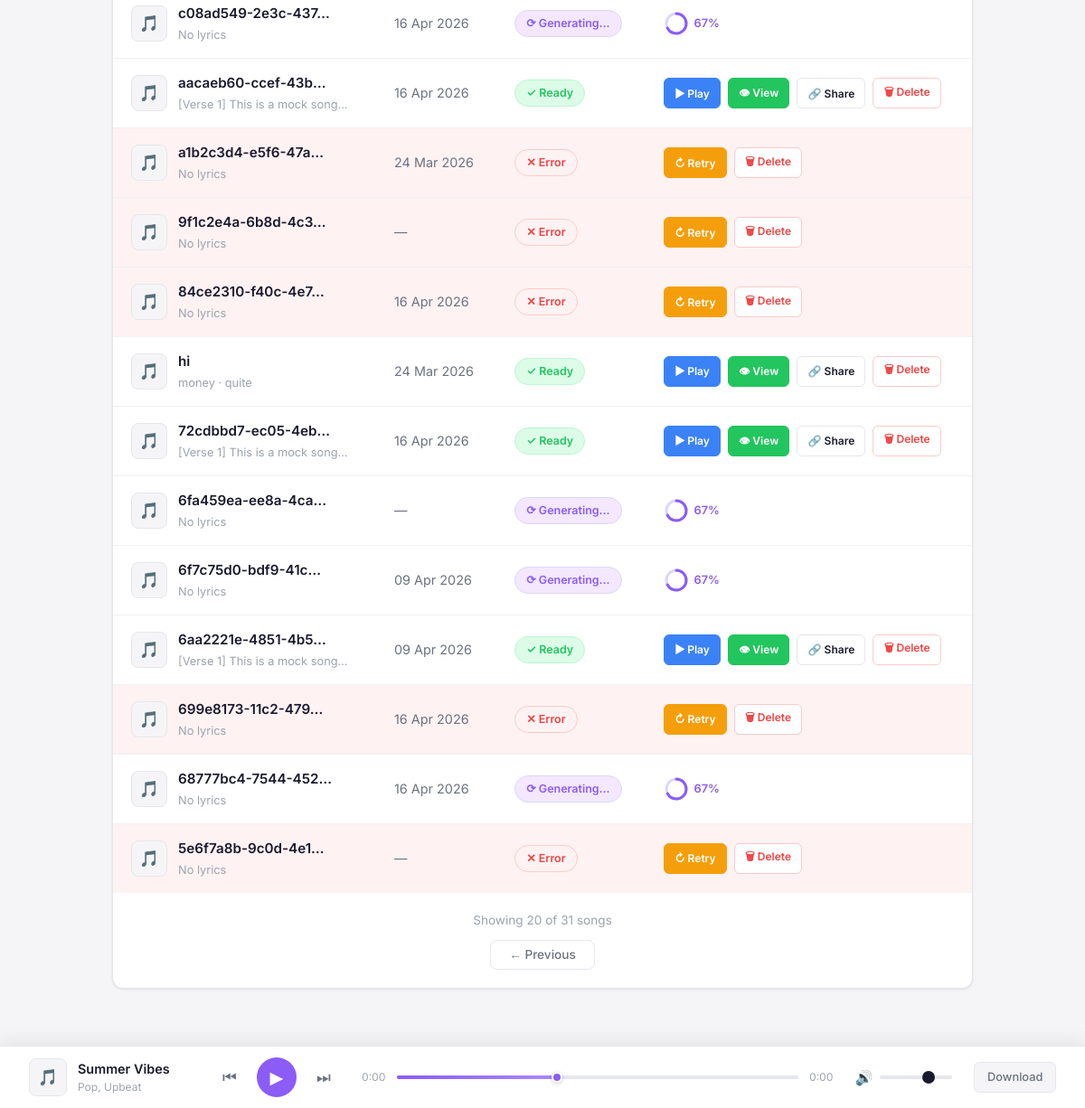
/library/ (lower part), run on an earlier commit of the app's database.
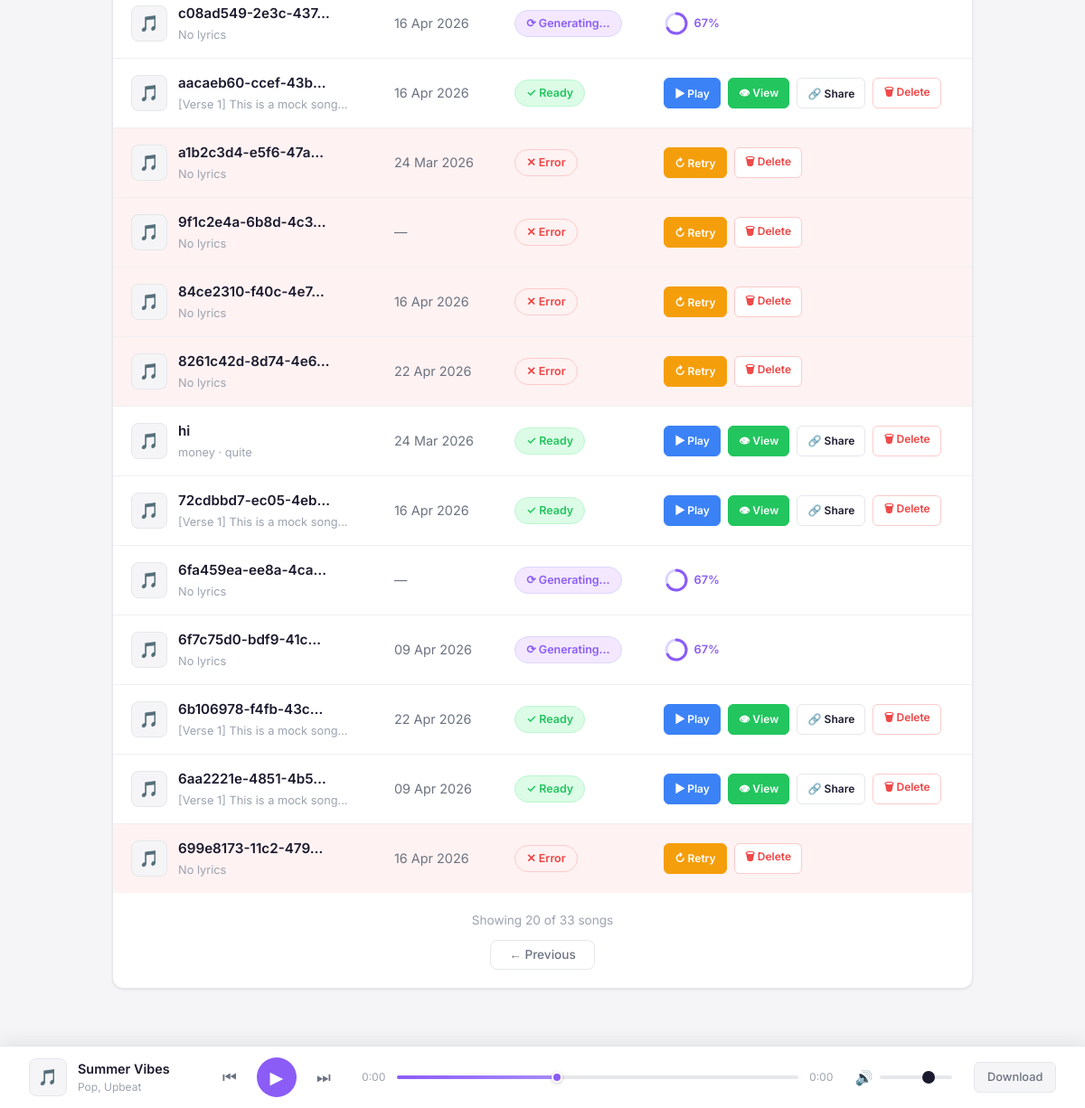
And on a later commit of the database.
### music/models/song.py (models this page shows, shortened)
class Song(models.Model):
    song_id = models.UUIDField(primary_key=True)
    user = models.ForeignKey(
        User,
        on_delete=models.CASCADE,
        related_name="songs"
    )
    status = models.CharField(
        max_length=20,
        choices=SongStatus.choices
    )
    lyrics = models.TextField(blank=True, null=True)
    class Meta:
        app_label = 'music'

### music/models/generation_task.py (models this page shows, shortened)
class GenerationTask(models.Model):
    task_id = models.UUIDField(primary_key=True)
    user = models.ForeignKey(
        User,
        on_delete=models.CASCADE,
        related_name="generation_tasks"
    )
    status = models.CharField(
        max_length=20,
        choices=GenerationStatus.choices
    )
    start_time = models.DateTimeField()
    retry_count = models.IntegerField(default=0)
    backgrounded = models.BooleanField(default=False)
    external_task_id = models.CharField(max_length=255, null=True, blank=True)
    song = models.OneToOneField(
        Song,
        on_delete=models.SET_NULL,
        null=True,
        blank=True,
        related_name="generation_task"
    )
    class Meta:
        app_label = 'music'

### music/models/song_metadata.py (models this page shows)
class SongMetadata(models.Model):
    song = models.OneToOneField(
        Song,
        on_delete=models.CASCADE,
        related_name="metadata"
    )
    title = models.CharField(max_length=255)
    occasion = models.CharField(max_length=100)
    genre = models.CharField(max_length=100)
    mood = models.CharField(max_length=100)
    voice_type = models.CharField(
        max_length=10,
        choices=VoiceType.choices
    )
    description = models.TextField(blank=True)
    date_created = models.DateTimeField()
    class Meta:
        app_label = 'music'

### music/views/library_view.py (the view)
# urls.py: path('library/', LibraryView.as_view(), name='library'),
class LibraryView(View):
    def get(self, request):
        all_songs = Song.objects.select_related(
            'generation_task', 'metadata'
        ).order_by('-song_id')
        total_count = all_songs.count()
        songs = all_songs[:20]
        return render(request, 'library.html', {
            'active_page': 'library',
            'songs': songs,
            'total_count': total_count,
        })

### templates/library.html (shortened to what this page needs)
{% extends "base.html" %}
{% block content %}
<div class="container">
  <div class="card">
    {% if songs %}
    <table class="songs-table">
      <tbody id="songs-tbody">
        {% for song in songs %}
        <tr id="row-{{ song.song_id }}" class="{% if song.status == 'FAILED' %}row-error{% endif %}">
          <td>
            <div class="song-info">
              <div class="song-icon">🎵</div>
              <div>
                <div class="song-title">{% if song.metadata %}{{ song.metadata.title }}{% else %}{{ song.song_id|truncatechars:18 }}{% endif %}</div>
                <div class="song-meta-text">
                  {% if song.metadata %}{{ song.metadata.genre }} · {{ song.metadata.mood }}{% elif song.lyrics %}{{ song.lyrics|truncatechars:30 }}{% else %}No lyrics{% endif %}
                </div>
              </div>
            </div>
          </td>
          <td class="song-date">{{ song.generation_task.start_time|date:"d M Y"|default:"—" }}</td>
          <td>
            {% if song.status == 'READY' %}
              <span class="badge badge-ready">✓ Ready</span>
            {% elif song.status == 'FAILED' %}
              <span class="badge badge-error">✕ Error</span>
            {% else %}
              <span class="badge badge-generating">⟳ Generating...</span>
            {% endif %}
          </td>
          <td>
            <div class="actions">
              {% if song.status == 'READY' %}
                <button class="btn btn-play btn-sm" onclick="playSong('{{ song.song_id }}', '{% if song.metadata %}{{ song.metadata.title|escapejs }}{% else %}{{ song.song_id|truncatechars:12 }}{% endif %}', '{% if song.metadata %}{{ song.metadata.genre|escapejs }}{% endif %}')">▶ Play</button>
                <a href="{% url 'song_detail' song.song_id %}" class="btn btn-share btn-sm">👁 View</a>
                <button class="btn btn-secondary btn-sm" onclick="copyShareLink('{{ song.song_id }}')">🔗 Share</button>
                <button class="btn btn-delete btn-sm" onclick="confirmDelete('{{ song.song_id }}')">🗑 Delete</button>
              {% elif song.status == 'FAILED' %}
                <button class="btn btn-retry btn-sm" onclick="retrySong('{{ song.song_id }}')">↻ Retry</button>
                <button class="btn btn-delete btn-sm" onclick="confirmDelete('{{ song.song_id }}')">🗑 Delete</button>
              {% else %}
                <div class="progress-ring">
                  <svg viewBox="0 0 28 28">
                    <circle class="track" cx="14" cy="14" r="11" />
                    <circle class="fill" cx="14" cy="14" r="11"
                      stroke-dasharray="69.1" stroke-dashoffset="22.8" />
                  </svg>
                  67%
                </div>
              {% endif %}
            </div>
          </td>
        </tr>
        {% endfor %}
      </tbody>
    </table>
    <div class="table-footer">
      <span>Showing {{ songs|length }} of {{ total_count }} songs</span>
      <button class="pagination-btn">← Previous</button>
    </div>
    {% else %}
    <div class="empty-state">
      <div class="icon">🎶</div>
      <p>Your library is empty. Start creating!</p>
      <a href="{% url 'generate' %}" class="btn btn-primary">✨ Create First Song</a>
    </div>
    {% endif %}
  </div>
</div>
{% endblock %}

What changed in the data, as far as the page shows it:
no longer on this page (row unchanged): Song: song_id "68777bc4-7544-452…", lyrics "No lyrics", generation_task.start_time "16 Apr 2026", status "⟳ Generating..."
no longer on this page (row unchanged): Song: song_id "5e6f7a8b-9c0d-4e1…", lyrics "No lyrics", generation_task.start_time "—", status "✕ Error"
added Song: song_id "8261c42d-8d74-4e6…", lyrics "No lyrics", generation_task.start_time "22 Apr 2026", status "✕ Error"
added Song: song_id "6b106978-f4fb-43c…", lyrics "[Verse 1] This is a mock song…", generation_task.start_time "22 Apr 2026", status "✓ Ready"
Also different on the page:
{{ total_count }}: "31" → "33"
